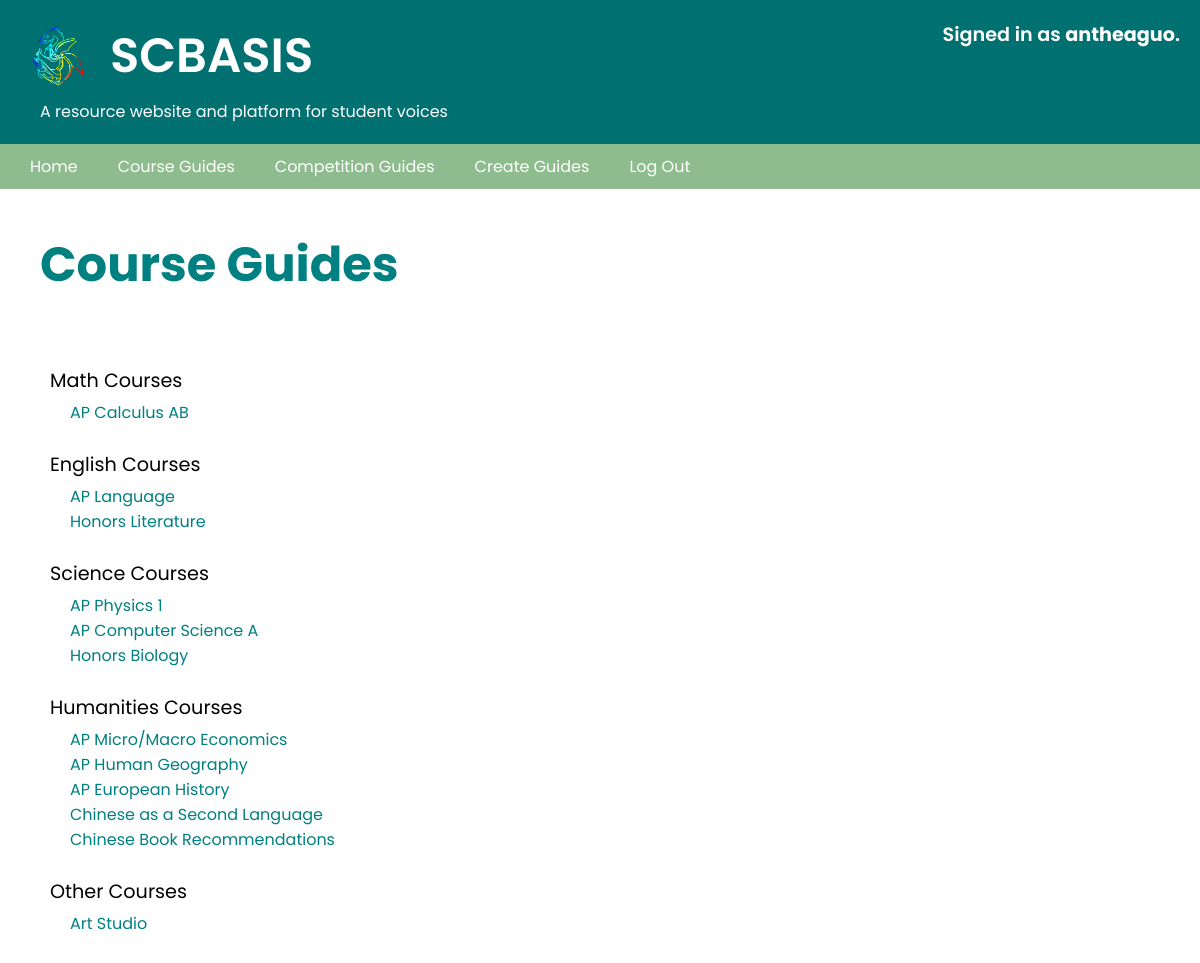
The page /course_guides (signed in) on the database its author committed.
### SCBASIS/models.py (models this page shows, shortened)
class User(AbstractUser):
    pass

class Courses(models.Model):
    name_of_course = models.CharField(max_length=32)
    course_description = models.FileField(upload_to='course_guides')
    editor = models.ForeignKey(User, on_delete = models.CASCADE, related_name="courses", default = None)
    author = models.CharField(max_length=50, null=True, blank=True)
    date_created = models.DateTimeField(auto_now_add=True, auto_now = False, blank=True)
    course_category = models.CharField(max_length=50)
    url_of_image = models.CharField(max_length=800)
    viewable = models.BooleanField(default=True, blank=True, null=True)

### SCBASIS/views.py (the view)
# urls.py: path("course_guides", views.course_guides, name="course_guides"),
def course_guides(request):
    math_courses = Courses.objects.filter(course_category="Math").filter(viewable=True)
    english_courses = Courses.objects.filter(course_category="English").filter(
        viewable=True
    )
    science_courses = Courses.objects.filter(course_category="Science").filter(
        viewable=True
    )
    humanities_courses = Courses.objects.filter(course_category="Humanities").filter(
        viewable=True
    )
    other_courses = Courses.objects.filter(course_category="Others").filter(
        viewable=True
    )
    return render(
        request,
        "scbasis/course_guides.html",
        {
            "math_courses": math_courses,
            "english_courses": english_courses,
            "science_courses": science_courses,
            "humanities_courses": humanities_courses,
            "other_courses": other_courses,
        },
    )

### SCBASIS/templates/scbasis/course_guides.html
{% extends "scbasis/layout.html" %}
{% block body %}
{% load static %}
<link rel="stylesheet" type="text/css" href="{% static 'scbasis/course_and_competition_page/styles.css' %}">
        <h2 id='heading'>Course Guides</h2>
        <br>
        <div class = "container">
        <label>Math Courses</label>
            <ul class="course_list">
            {% for course in math_courses %}
                <a href="{% url 'display_courses' course.id %}">
                <li class="course_name">{{course.name_of_course}}</li>
                </a>
            {% endfor %}
            </ul>
        <br>
        <label>English Courses</label>
            <ul class="course_list">
            {% for course in english_courses %}
                <a href="{% url 'display_courses' course.id %}">
                <li class="course_name">{{course.name_of_course}}</li>
                </a>
            {% endfor %}
            </ul>
        <br>
        <label>Science Courses</label>
            <ul class="course_list">
        {% for course in science_courses %}
            <a href="{% url 'display_courses' course.id %}">
            <li class="course_name">{{course.name_of_course}}</li>
            </a>
        {% endfor %}
            </ul>
        <br>
        <label>Humanities Courses</label>
            <ul class="course_list">
        {% for course in humanities_courses %}
            <a href="{% url 'display_courses' course.id %}">
            <li class="course_name">{{course.name_of_course}}</li>
            </a>
        {% endfor %}
            </ul>
        <br>
        <label>Other Courses</label>
            <ul class="course_list">
        {% for course in other_courses %}
            <a href="{% url 'display_courses' course.id %}">
            <li class="course_name">{{course.name_of_course}}</li>
            </a>
        {% endfor %}
            </ul>
        <br>
    </div>
{% endblock %}

### SCBASIS/templates/scbasis/layout.html (shortened to what this page needs)
{% load static %}
<!DOCTYPE html>
<html lang="en">
    <head>
        <link href="{% static 'scbasis/layout_page/styles.css' %}" rel="stylesheet">
    </head>
    <body>
            <header>
                <section class="text">
                    <div class='row'>
                        <img class="scbasis" src="{% static 'scbasis/layout_page/SCBASIS.png'%}">
                        <h1 id="scbasis-title">SCBASIS</h1>
                    </div>
                    <h4>A resource website and platform for student voices</h4>
                    <div id="username-info">
                        {% if user.is_authenticated %}
                            Signed in as <strong>{{ user.username }}</strong>.
                        {% else %}
                            Not signed in.
                        {% endif %}
                    </div>
                </section>
            </header>
            <ul class="nav">
                    <li class="nav-item">
                        <a class="nav-link" href="{% url 'index' %}">Home</a>
                    </li>
                    <li class="nav-item">
                        <a class="nav-link" href="{% url 'course_guides'%}">Course Guides</a>
                    </li>
                    <li class="nav-item">
                        <a class="nav-link" href="{% url 'competition_guides' %}">Competition Guides</a>
                    </li>
                {% if user.is_authenticated %}
                    <li class="nav-item">
                        <a class="nav-link" href="{% url 'create_guides' %}">Create Guides</a>
                    </li>
                    <li class="nav-item">
                        <a class="nav-link" href="{% url 'logout' %}">Log Out</a>
                    </li>
                {% endif %}
            </ul>
        {% block body %}
        {% endblock %}
    </body>
</html>

### SCBASIS/static/scbasis/layout_page/styles.css (style rules this page uses)
* { margin: 0; padding: 0; box-sizing: border-box; font-family: 'Poppins', sans-serif; }
header { background-color: #007071; }
.scbasis { float: left; max-height: 70px; margin-right: 20px; }
.text { padding: 20px; }
.row { display: inline-block; }
#scbasis-title { font-size: 3em; font-weight: 600; color: white; float: right; }
#heading { margin-top: 40px; margin-left: 100px; margin-right: 10px; margin-bottom: 40px; color: teal; font-size: 3em; }
h4 { font-size: 1em; color: white; font-weight: 400; margin-left: 20px; }
label { margin-bottom: 5px; font-weight: 400; font-size: 1.2em; display: block; }
#username-info { font-size: 1.2em; font-weight: 600; position: absolute; top: 20px; right: 20px; z-index: 11; color: white; }
.nav { list-style-type: none; margin: 0; padding: 10px; overflow: hidden; background-color: darkseagreen; }
.nav-item { float: left; }
.nav-link { color: white; text-align: center; padding: 14px 20px; text-decoration: none; }

### SCBASIS/static/scbasis/course_and_competition_page/styles.css (style rules this page uses)
#heading { margin-left: 40px ; }
.container { padding-left: 50px; padding-left: 50px; margin-bottom: 50px; }
.course_list { list-style-type: none; margin: 0; padding: 0; }
.course_name { display: block; color: teal; font-size: 1em; text-decoration: none; margin-left: 20px; }
a { text-decoration: none; }

### rows shown on the page
User: username "antheaguo"
Courses: name_of_course "AP Calculus AB"
Courses: name_of_course "AP Language"
Courses: name_of_course "Honors Literature"
Courses: name_of_course "AP Physics 1"
Courses: name_of_course "AP Computer Science A"
Courses: name_of_course "Honors Biology"
Courses: name_of_course "AP Micro/Macro Economics"
Courses: name_of_course "AP Human Geography"
Courses: name_of_course "AP European History"
Courses: name_of_course "Chinese as a Second Language"
Courses: name_of_course "Chinese Book Recommendations"
Courses: name_of_course "Art Studio"
